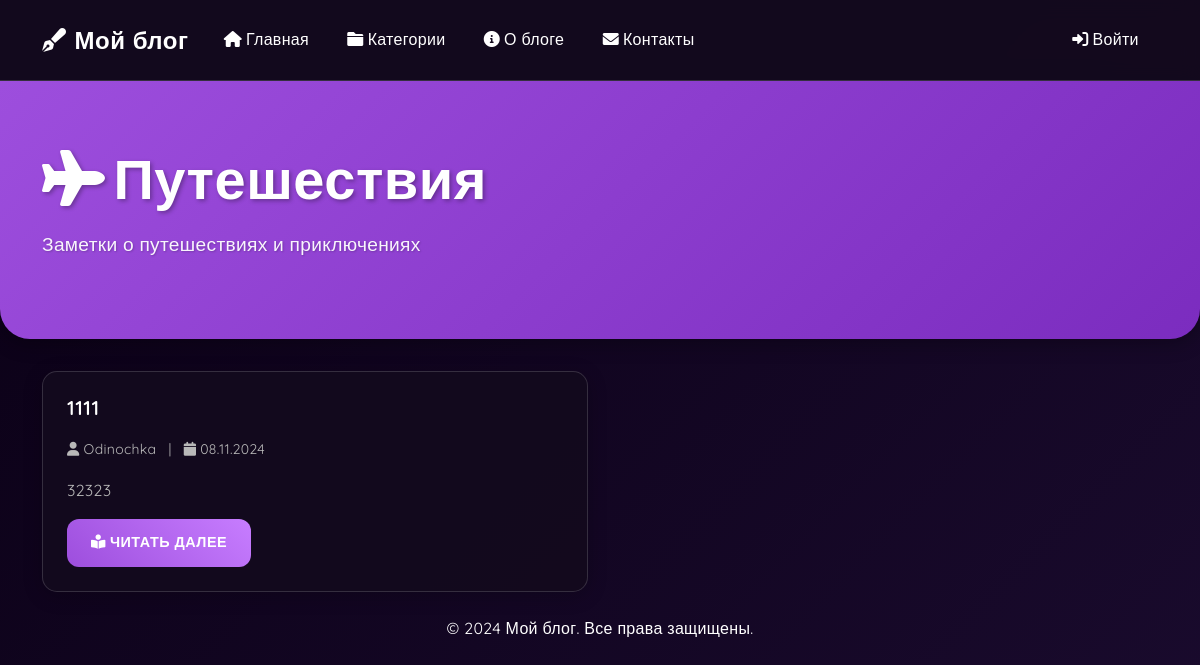
Page /category/-1/ on the earlier database version.
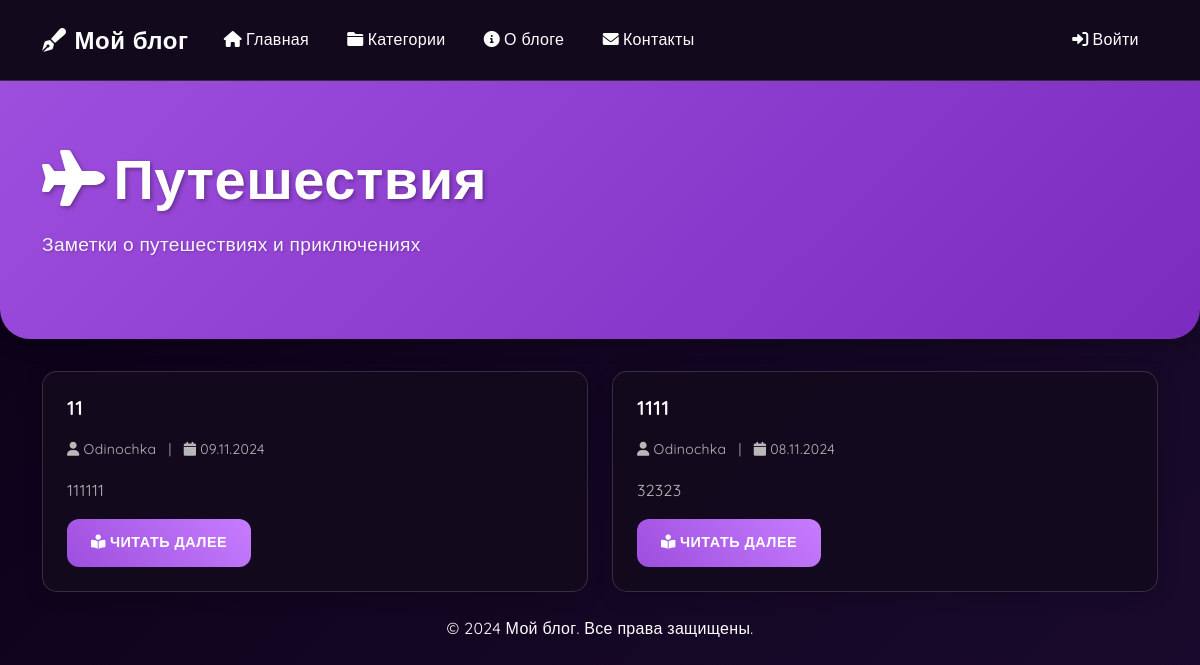
Same page on the later database version.
### blog/models.py (models this page shows, shortened)
class Post(models.Model):
    title = models.CharField(max_length=200, verbose_name="Заголовок")
    content = RichTextField(verbose_name="Содержание")
    author = models.ForeignKey(User, on_delete=models.CASCADE, related_name='posts')
    category = models.ForeignKey(Category, on_delete=models.SET_NULL, null=True, related_name='posts')
    created_at = models.DateTimeField(auto_now_add=True)
    updated_at = models.DateTimeField(auto_now=True)
    is_published = models.BooleanField(default=False)
    thumbnail = models.ImageField(upload_to='post_thumbnails/', null=True, blank=True, verbose_name="Обложка поста")
    attachments = models.ManyToManyField('PostAttachment', blank=True, related_name='posts')
    views_count = models.PositiveIntegerField(default=0)
    is_locked = models.BooleanField(default=False, verbose_name="Заблокирован")
    class Meta:
        ordering = ['-created_at']
        verbose_name = "Пост"
        verbose_name_plural = "Посты"

### blog/views.py (the view)
# urls.py: path('category/<slug:slug>/', views.category_detail, name='category_detail'),
def category_detail(request, slug):
    category = get_object_or_404(Category, slug=slug)
    posts = Post.objects.filter(category=category, is_published=True).order_by('-created_at')
    return render(request, 'blog/category_detail.html', {
        'category': category,
        'posts': posts
    })

### blog/templates/blog/category_detail.html (shortened to what this page needs)
{% extends 'base.html' %}
{% block content %}
<div class="hero-section">
    <div class="container">
        <h1 class="display-4">
            <i class="fas {{ category.icon }} me-2"></i>{{ category.name }}
        </h1>
        <p class="lead">{{ category.description }}</p>
    </div>
</div>
<div class="container">
    <div class="row">
        {% for post in posts %}
        <div class="col-md-6 mb-4">
            <div class="card h-100">
                <div class="card-body">
                    <h5 class="card-title">{{ post.title }}</h5>
                    <p class="card-text text-muted">
                        <small>
                            <i class="fas fa-user me-1"></i>{{ post.author.username }}
                            <span class="mx-2">|</span>
                            <i class="fas fa-calendar me-1"></i>{{ post.created_at|date:"d.m.Y" }}
                        </small>
                    </p>
                    <div class="card-text mb-3">
                        {{ post.content|safe|truncatewords:30 }}
                    </div>
                    <a href="{% url 'blog:post_detail' pk=post.pk %}" class="btn btn-primary">
                        <i class="fas fa-book-reader me-1"></i>Читать далее
                    </a>
                </div>
            </div>
        </div>
        {% empty %}
        <div class="col-12">
            <div class="alert alert-info">
                <i class="fas fa-info-circle me-2"></i>В этой категории пока нет постов.
            </div>
        </div>
        {% endfor %}
    </div>
</div>
{% endblock %}

Differences in the rows shown:
added Post: title "11", author.username "Odinochka", created_at "09.11.2024", content "111111"
